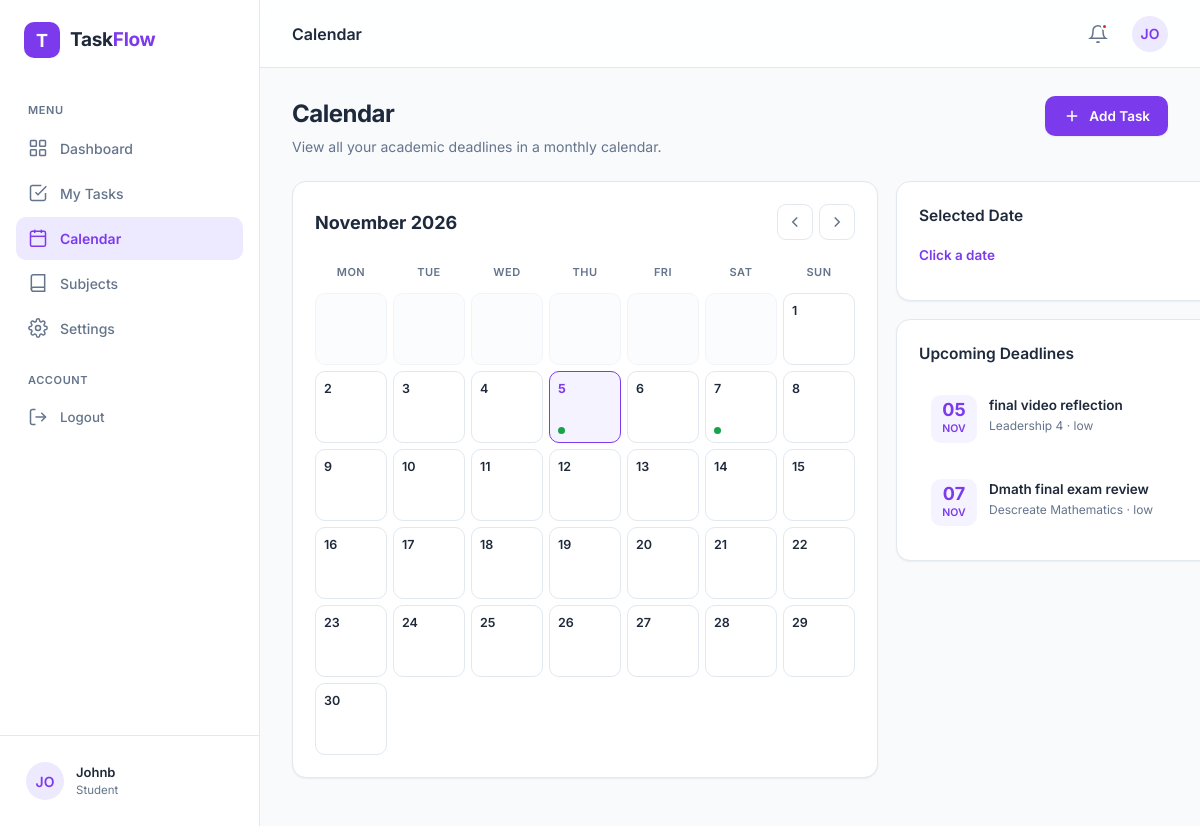
Page /calendar/ (signed in) on the committed database.
### tasks/models.py (models this page shows, shortened)
class Task(models.Model):
    PRIORITY_CHOICES = [
        ('Low', 'Low'),
        ('Medium', 'Medium'),
        ('High', 'High'),
    ]
    STATUS_CHOICES = [
        ('Pending', 'Pending'),
        ('In Progress', 'In Progress'),
        ('Completed', 'Completed'),
    ]
    TYPE_CHOICES = [
        ('Assignment', 'Assignment'),
        ('Exam', 'Exam'),
        ('Project', 'Project'),
        ('Other', 'Other'),
    ]
    user = models.ForeignKey(User, on_delete=models.CASCADE)
    subject = models.ForeignKey(Subject, on_delete=models.CASCADE, null=True, blank=True)
    title = models.CharField(max_length=200)
    description = models.TextField(blank=True, null=True)
    task_type = models.CharField(max_length=20, choices=TYPE_CHOICES, default='assignment')
    priority = models.CharField(max_length=10, choices = PRIORITY_CHOICES, default='medium')
    status = models.CharField(max_length=15, choices=STATUS_CHOICES, default='pending')
    due_date = models.DateTimeField()
    created_at = models.DateTimeField(auto_now_add=True)

class Subject(models.Model):
    user = models.ForeignKey(User, on_delete=models.CASCADE)
    name = models.CharField(max_length=100)
    code = models.CharField(max_length=20)
    color = models.CharField(max_length=7, default='#7C3AED')
    created_at = models.DateTimeField(auto_now_add=True)

### tasks/views.py (the view)
# urls.py: path('calendar/', views.calendar, name='calendar'),
@login_required
def calendar(request):
    tasks = Task.objects.filter(user=request.user)
    context = {
        'tasks': tasks,
    }
    return render(request, 'tasks/calendar.html', context)

### templates/tasks/calendar.html (shortened to what this page needs)
{% extends 'base.html' %}
{% load static %}
{% block page_title %}Calendar{% endblock %}
{% block content %}
<div class="page-header">
  <div>
    <h1 class="page-title">Calendar</h1>
    <p class="page-subtitle">View all your academic deadlines in a monthly calendar.</p>
  </div>
  <div class="header-actions">
    <a href="#" class="btn btn-primary"><svg viewBox="0 0 24 24" fill="none" stroke="currentColor"><line x1="12" y1="5" x2="12" y2="19"/><line x1="5" y1="12" x2="19" y2="12"/></svg>Add Task</a>
  </div>
</div>
<div class="cal-layout">
  <div class="card card-pad">
    <div class="cal-head">
      <div class="cal-month" id="calMonth">Loading...</div>
      <div class="cal-nav">
        <button id="calPrev" aria-label="Previous month"><svg viewBox="0 0 24 24" fill="none" stroke="currentColor"><polyline points="15 18 9 12 15 6"/></svg></button>
        <button id="calNext" aria-label="Next month"><svg viewBox="0 0 24 24" fill="none" stroke="currentColor"><polyline points="9 18 15 12 9 6"/></svg></button>
      </div>
    </div>
    <div class="cal-weekdays">
      <span>Mon</span><span>Tue</span><span>Wed</span><span>Thu</span><span>Fri</span><span>Sat</span><span>Sun</span>
    </div>
    <div class="cal-grid" id="calGrid"></div>
  </div>
  <div class="dash-col">
    <div class="card card-pad">
      <div class="card-head">
        <div class="card-title">Selected Date</div>
      </div>
      <div id="calDetailDate" style="font-size:13.5px;font-weight:600;color:var(--purple);margin-bottom:12px">Click a date</div>
    </div>
    <div class="card card-pad">
      <div class="card-head">
        <div class="card-title">Upcoming Deadlines</div>
      </div>
      <div class="deadline-list">
        {% for task in tasks|slice:":3" %}
        <div class="deadline-item">
          <div class="deadline-date"><div class="deadline-day">{{ task.due_date|date:"d" }}</div><div class="deadline-month">{{ task.due_date|date:"M" }}</div></div>
          <div class="deadline-body"><div class="deadline-title">{{ task.title }}</div><div class="deadline-meta">{{ task.subject.name|default:"No Subject" }} · {{ task.get_priority_display }}</div></div>
        </div>
        {% empty %}
        <p style="color:var(--text-2);font-size:13px;">No upcoming deadlines.</p>
        {% endfor %}
      </div>
    </div>
  </div>
</div>
{% endblock %}

### templates/base.html (shortened to what this page needs)
{% load static %}
<!DOCTYPE html>
<html lang="en">
<head>
<link rel="stylesheet" href="{% static 'css/styles.css' %}">
</head>
<body>
<div class="app">
  <aside class="sidebar">
    <div class="sidebar-logo">
      <div class="logo-mark">T</div>
      <div class="logo-text">Task<span>Flow</span></div>
    </div>
    <nav class="sidebar-nav">
      <div class="nav-label">Menu</div>
      <a href="{% url 'dashboard' %}" class="nav-item {% if request.resolver_match.url_name == 'dashboard' %}active{% endif %}">
        <svg viewBox="0 0 24 24" fill="none" stroke="currentColor"><rect x="3" y="3" width="7" height="7" rx="1"/><rect x="14" y="3" width="7" height="7" rx="1"/><rect x="3" y="14" width="7" height="7" rx="1"/><rect x="14" y="14" width="7" height="7" rx="1"/></svg>
        Dashboard
      </a>
      <a href="{% url 'my_tasks' %}" class="nav-item {% if request.resolver_match.url_name == 'my_tasks' %}active{% endif %}">
        <svg viewBox="0 0 24 24" fill="none" stroke="currentColor"><path d="M9 11l3 3L22 4"/><path d="M21 12v7a2 2 0 0 1-2 2H5a2 2 0 0 1-2-2V5a2 2 0 0 1 2-2h11"/></svg>
        My Tasks
      </a>
      <a href="{% url 'calendar' %}" class="nav-item {% if request.resolver_match.url_name == 'calendar' %}active{% endif %}">
        <svg viewBox="0 0 24 24" fill="none" stroke="currentColor"><rect x="3" y="4" width="18" height="18" rx="2"/><line x1="16" y1="2" x2="16" y2="6"/><line x1="8" y1="2" x2="8" y2="6"/><line x1="3" y1="10" x2="21" y2="10"/></svg>
        Calendar
      </a>
      <a href="{% url 'subjects' %}" class="nav-item {% if request.resolver_match.url_name == 'subjects' %}active{% endif %}">
        <svg viewBox="0 0 24 24" fill="none" stroke="currentColor"><path d="M4 19.5A2.5 2.5 0 0 1 6.5 17H20"/><path d="M6.5 2H20v20H6.5A2.5 2.5 0 0 1 4 19.5v-15A2.5 2.5 0 0 1 6.5 2z"/></svg>
        Subjects
      </a>
      <a href="{% url 'settings' %}" class="nav-item {% if request.resolver_match.url_name == 'settings' %}active{% endif %}">
        Settings
      </a>
      <div class="nav-label" style="margin-top:8px">Account</div>
      <form method="POST" action="{% url 'logout' %}" style="margin:0; padding:0;">
        <button type="submit" class="nav-item" style="width:100%; text-align:left; background:none; border:none; cursor:pointer;">
          <svg viewBox="0 0 24 24" fill="none" stroke="currentColor"><path d="M9 21H5a2 2 0 0 1-2-2V5a2 2 0 0 1 2-2h4"/><polyline points="16 17 21 12 16 7"/><line x1="21" y1="12" x2="9" y2="12"/></svg>
          Logout
        </button>
      </form>
    </nav>
    <div class="sidebar-footer">
      <div class="user-card">
        <div class="avatar">{{ request.user.username|slice:":2"|upper }}</div>
        <div class="user-info">
          <div class="user-name">{{ request.user.username|capfirst }}</div>
          <div class="user-role">Student</div>
        </div>
      </div>
    </div>
  </aside>
  <div class="main">
    <header class="topbar">
      <div class="topbar-title">{% block page_title %}Page{% endblock %}</div>
      <div class="topbar-right">
        <button class="icon-btn" aria-label="Notifications">
          <svg viewBox="0 0 24 24" fill="none" stroke="currentColor"><path d="M18 8A6 6 0 0 0 6 8c0 7-3 9-3 9h18s-3-2-3-9"/><path d="M13.73 21a2 2 0 0 1-3.46 0"/></svg>
          <span class="dot"></span>
        </button>
        <div class="avatar" style="width:36px;height:36px">{{ request.user.username|slice:":2"|upper }}</div>
      </div>
    </header>
    <main class="content">
      {% block content %}
      {% endblock %}
    </main>
  </div>
</div>
</body>
</html>

### templates/tasks/calendar.html (style rules this page uses)
.cal-layout { display: grid; grid-template-columns: 1fr 320px; gap: 18px; }
.cal-head { display: flex; align-items: center; justify-content: space-between; margin-bottom: 18px; }
.cal-month { font-size: 18px; font-weight: 700; }
.cal-nav { display: flex; gap: 6px; }
.cal-nav button { width: 36px; height: 36px; border-radius: 9px; display: grid; place-items: center; color: var(--text-2); border: 1px solid var(--border); background: var(--white); transition: all .15s; }
.cal-nav svg { width: 18px; height: 18px; stroke-width: 2; }
.cal-weekdays { display: grid; grid-template-columns: repeat(7, 1fr); gap: 6px; margin-bottom: 6px; }
.cal-weekdays span { text-align: center; font-size: 11px; font-weight: 600; text-transform: uppercase; color: var(--text-2); padding: 6px 0; letter-spacing: .5px; }
.cal-grid { display: grid; grid-template-columns: repeat(7, 1fr); gap: 6px; }

### rows in the picture
Task: due_date "05", due_date "NOV", title "final video reflection", subject.name "Leadership 4", priority "low"
Task: due_date "07", due_date "NOV", title "Dmath final exam review", subject.name "Descreate Mathematics", priority "low"

### other values in the picture
{{ request.user.username|slice:":2"|upper }} "JO"
{{ request.user.username|capfirst }} "Johnb"
